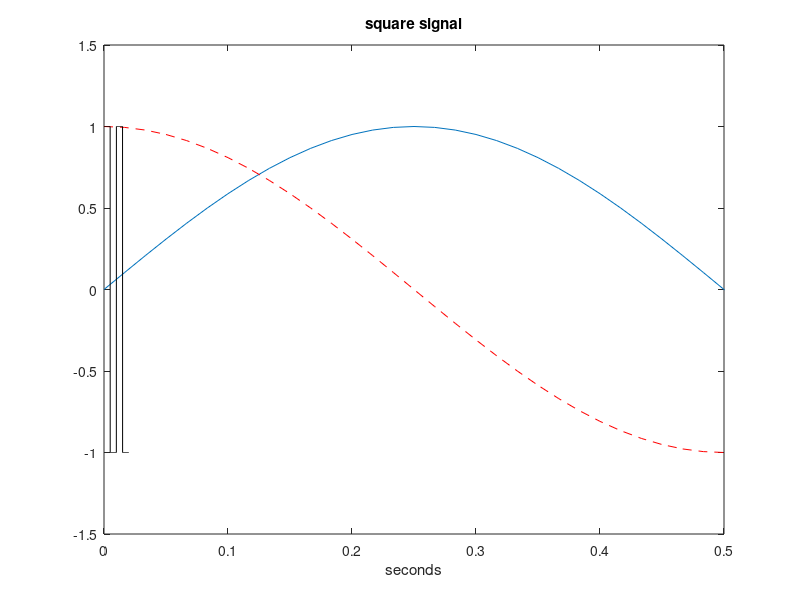

Write the MATLAB code that produced this figure.
% Generating Periodic Signals
%% Sinusoidal signal with 1s period
f = 1; %signal frequency
fs = 60; %sampling frequency in HZ
tiv = 1/fs; %time interval between samples
t = 0:tiv:3; %time ineterval set
x = sin(2*pi*f*t);
plot(t,x);
axis([0 3 -2 2]);
xlabel('time');
title('Sin wave');

%% Plotting sin and cos signal in same plot
fy=1; %signal frequency in Hz
wy=2*pi*fy; %signal frequency in rad/s
fs=60; %sampling frequency in Hz
tiv=1/fs; %time interval between samples;
t=0:tiv:(3-tiv); %time intervals set
ys=sin(wy*t); %signal data set
plot(t,ys); hold on; %plots figure
axis([0 3 -1.5 1.5]);
xlabel('seconds');
yc=cos(wy*t); %signal data set
plot(t,yc,'--r'); %plots figure
axis([0 3 -1.5 1.5]);
xlabel('seconds'); title('sine (solid) and cosine (dashed)');

%% Plotting a square wave
fy=100; %signal frequency in Hz
wy=2*pi*fy; %signal frequency in rad/s
duy=0.02; %signal duration in seconds
fs=20000; %sampling frequency in Hz
tiv=1/fs; %time interval between samples;
t=0:tiv:(duy-tiv); %time intervals set
y=square(wy*t); %signal data set
plot(t,y,'k'); %plots figure
axis([0 0.5 -1.5 1.5]);
%axis([0 0.03 -1.5 1.5]);
xlabel('seconds'); title('square signal');
























